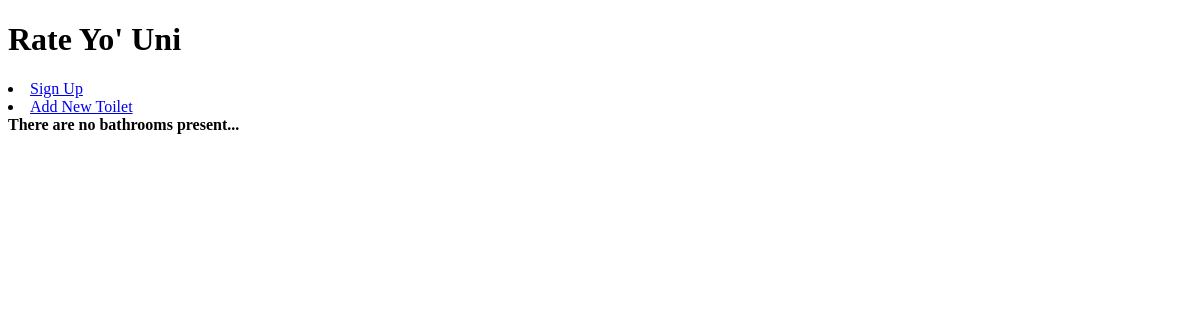
Before: / with the older database file.
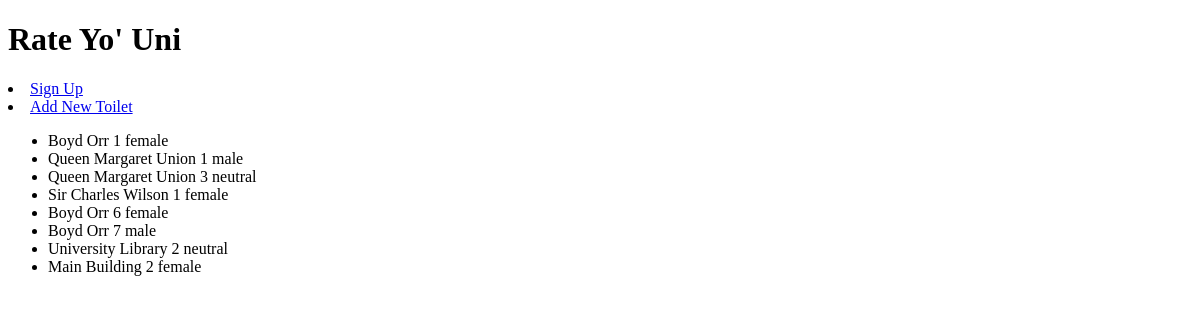
After: the same page with the newer database file.
### project/models.py (models this page shows, shortened)
class Bathroom(models.Model):
    name = models.CharField(unique=True, max_length=20)
    building = models.CharField(max_length=100)
    level = models.CharField(max_length=4)
    gender = models.CharField(max_length=8)
    rating = models.DecimalField(blank=True, default=0.00, decimal_places=2, max_digits=3)
    bathroomSlug = models.SlugField(unique=True)

### project/views.py (the view)
# urls.py: url(r'^$', views.index, name='index'),
def index(request):
    bathroom_list = Bathroom.objects.order_by('-rating')
    context_dict = {'bathrooms': bathroom_list}
    return render(request, 'project/home.html', context_dict)

### templates/project/home.html (shortened to what this page needs)
{% extends 'project/base.html' %}
{% load staticfiles %}
{% block body_block %}
    <h1>Rate Yo' Uni</h1>
    <div>
        <li><a href="{% url 'sign_up' %}">Sign Up</a></li>
    </div>
    <div>
        <li><a href="{% url 'add_toilet' %}">Add New Toilet</a> </li>
    </div>
    <div>
    {% if bathrooms %}
        <ul>
            {% for bathroom in bathrooms %}
                <li>
                    {{ bathroom.name }}
                </li>
            {% endfor %}
        </ul>
    {% else %}
        <strong>There are no bathrooms present...</strong>
    {% endif %}
    </div>
{% endblock %}

### templates/project/base.html (shortened to what this page needs)
<!DOCTYPE html>
{% load staticfiles %}
<html lang="en">
    <head>
    </head>
    <body>
        {%  block body_block %}
        {% endblock %}
    </body>
</html>

Changed rows visible on the page:
added Bathroom: name "Boyd Orr 1 female"
added Bathroom: name "Queen Margaret Union 1 male"
added Bathroom: name "Queen Margaret Union 3 neutral"
added Bathroom: name "Sir Charles Wilson 1 female"
added Bathroom: name "Boyd Orr 6 female"
added Bathroom: name "Boyd Orr 7 male"
added Bathroom: name "University Library 2 neutral"
added Bathroom: name "Main Building 2 female"
Other visible differences:
text no longer shown: "There are no bathrooms present..."
